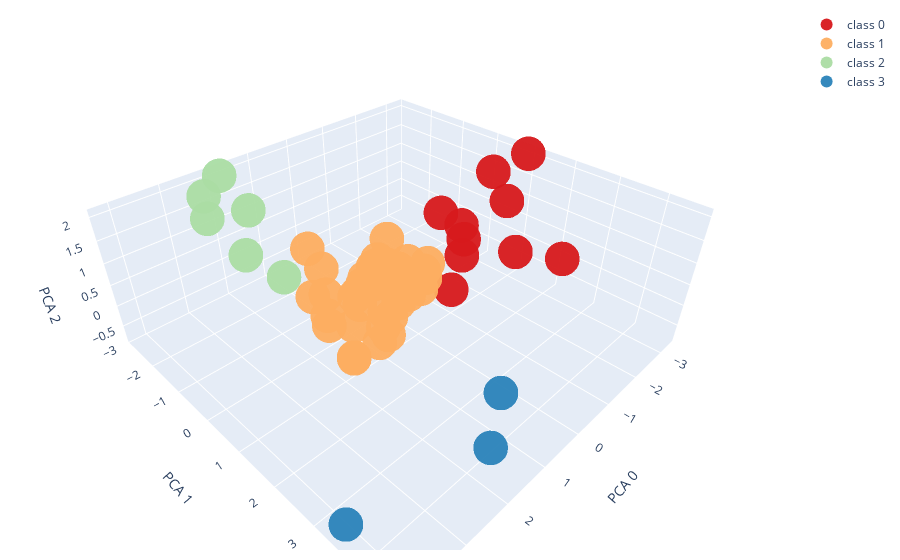

The notebook cell this image was saved under:
### Code cell
traces = []
c = ['rgb(215,25,28)','rgb(253,174,97)','rgb(171,221,164)','rgb(43,131,186)']
name = ["class 0","class 1","class 2","class 3"]
for i in range(4):

    trace = go.Scatter3d(
        x=X_pca[y_pred==i][:,0],
        y=X_pca[y_pred==i][:,1],
        z=X_pca[y_pred==i][:,2],
        mode='markers',
        name=name[i],
        marker=dict(
            size=12,
            color=c[i],
            opacity=0.95
        )
    )
    traces.append(trace)
    
fig = go.Figure(data=traces)  

fig.update_layout(scene = dict(
                    xaxis_title='PCA 0',
                    yaxis_title='PCA 1',
                    zaxis_title='PCA 2'),
                  
                    margin=dict(r=20, b=10, l=10, t=10))



fig.show()

### Figure 1 — Plotly figure (JSON) as saved in the notebook; plotly's stock layout.template omitted (floating-point values rounded to 4 significant figures)
{"data": [{"marker": {"color": "rgb(215,25,28)", "opacity": 0.95, "size": 12}, "mode": "markers", "name": "class 0", "type": "scatter3d", "x": [-3.277, -2.323, -0.6841, -2.33, -0.8466, -2.865, -2.058, -2.279, -1.804, -1.105], "y": [0.9791, -0.5591, 1.228, 1.219, 3.491, 0.4212, 0.3691, 0.1058, 1.917, 1.11], "z": [2.068, 0.4151, -0.01011, 1.399, 1.72, 1.602, 0.2248, 0.3764, 0.7078, 0.5745]}, {"marker": {"color": "rgb(253,174,97)", "opacity": 0.95, "size": 12}, "mode": "markers", "name": "class 1", "type": "scatter3d", "x": [-0.01795, -0.9145, 1.459, -0.3121, 1.583, 0.8353, 0.2588, -0.8319, 0.3846, -1.069, 1.05, 0.916, 1.519, -1.237, -0.5096, -0.8112, -0.9948, 0.5715, 0.9689, -0.7554, -0.01711, 1.599, 0.6702, -1.283, -0.4066, -0.8493, 1.3, 0.1256, -0.977, -0.3261, -0.335, 0.6498, 0.3322, 0.4846, -0.6928, 0.2274, -0.9585, -0.2727, -1.073, -1.358, -0.3443], "y": [-0.7513, -0.5484, -0.1405, -0.3582, 0.04959, 0.9546, 0.2475, 0.2493, -0.5627, 0.09789, -0.6875, -0.005266, 0.6824, -0.5579, 0.01295, -1.054, -1.016, 0.5243, 0.836, -1.207, 0.375, 0.7803, -1.719, -1.284, -0.0957, -0.7836, -0.8058, -0.7467, -1.292, -0.7328, -1.036, -0.08995, 0.5001, -1.529, -0.459, 0.906, -0.5701, 0.01419, 0.1368, -0.04852, 0.3562], "z": [-0.5466, -0.5306, -0.251, -0.4241, -0.3259, -0.4712, -0.6134, -0.5638, -0.568, -0.2744, -0.2271, -0.7485, -0.8264, -0.412, -0.4893, -0.524, -0.6058, -0.6708, -0.6653, -0.6468, -0.453, -0.6871, 0.2595, -0.1511, -0.2655, -0.6446, -0.2192, -0.6818, -0.5836, -0.6815, -0.6702, -0.3864, -0.5577, -0.2603, -0.3947, 0.1731, -0.4923, -0.2803, -0.4495, -0.2804, -0.2724]}, {"marker": {"color": "rgb(171,221,164)", "opacity": 0.95, "size": 12}, "mode": "markers", "name": "class 2", "type": "scatter3d", "x": [1.71, 2.551, 2.826, 1.788, 1.855, 2.472], "y": [-1.148, -2.217, -1.688, -1.998, -2.794, -1.152], "z": [0.3097, 2.048, 1.889, 1.534, 2.029, 1.184]}, {"marker": {"color": "rgb(43,131,186)", "opacity": 0.95, "size": 12}, "mode": "markers", "name": "class 3", "type": "scatter3d", "x": [4.15, 2.322, 1.311], "y": [3.472, 4.6, 4.002], "z": [-0.6196, 0.4787, 0.4331]}], "layout": {"margin": {"b": 10, "l": 10, "r": 20, "t": 10}, "scene": {"xaxis": {"title": {"text": "PCA 0"}}, "yaxis": {"title": {"text": "PCA 1"}}, "zaxis": {"title": {"text": "PCA 2"}}}}}
